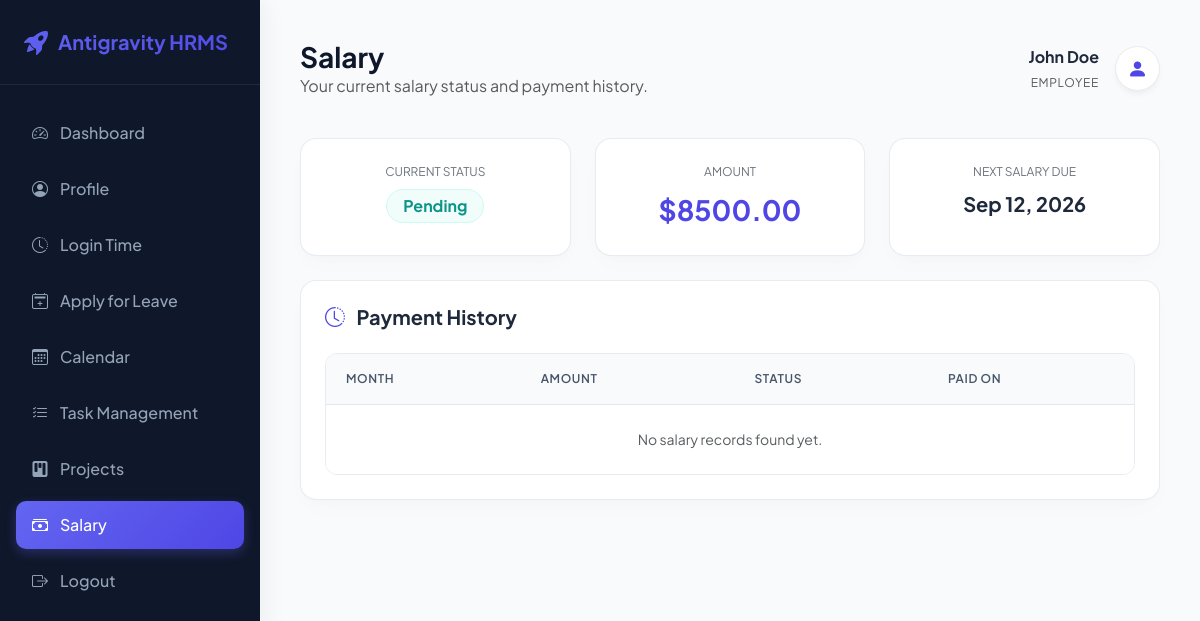
The app's page /api/salary/ (signed in) with its own data.
### core/models.py (models this page shows, shortened)
class User(AbstractUser):
    ROLE_CHOICES = [
        ('admin', 'Admin'),
        ('employee', 'Employee'),
    ]
    role = models.CharField(max_length=20, choices=ROLE_CHOICES, default='employee')
    department = models.CharField(max_length=100, blank=True, null=True)
    designation = models.CharField(max_length=100, blank=True, null=True)
    joining_date = models.DateField(blank=True, null=True)
    salary_amount = models.DecimalField(max_digits=10, decimal_places=2, default=0.00)
    phone_number = models.CharField(max_length=20, blank=True, null=True)
    address = models.TextField(blank=True, null=True)
    def get_next_salary_due_date(self, reference_date=None):
        if not self.joining_date:
            return None
        if reference_date is None:
            reference_date = timezone.localdate()
        joining_day = self.joining_date.day
        candidate_year = reference_date.year
        candidate_month = reference_date.month
        max_days = calendar.monthrange(candidate_year, candidate_month)[1]
        due_day = min(joining_day, max_days)
        candidate_due = datetime.date(candidate_year, candidate_month, due_day)
        if candidate_due >= reference_date:
            return candidate_due
        if candidate_month == 12:
            next_month = 1
            next_year = candidate_year + 1
        else:
            next_month = candidate_month + 1
            next_year = candidate_year
        max_days_next = calendar.monthrange(next_year, next_month)[1]
        due_day_next = min(joining_day, max_days_next)
        return datetime.date(next_year, next_month, due_day_next)

### core/views.py (the view)
# urls.py: path('salary/', EmployeeSalaryView.as_view(), name='employee_salary'),
class EmployeeSalaryView(EmployeeRoleRequiredMixin, TemplateView):
    template_name = 'core/salary.html'
    def get_context_data(self, **kwargs):
        context = super().get_context_data(**kwargs)
        user = self.request.user
        today = timezone.localdate()
        current_salary = Salary.objects.filter(
            employee=user,
            month=today.month,
            year=today.year
        ).first()
        if current_salary:
            current_status = current_salary.status.title()
            current_amount = current_salary.amount
        else:
            current_status = "Pending"
            current_amount = user.salary_amount
        next_salary_date = user.get_next_salary_due_date()
        salary_history = Salary.objects.filter(employee=user).order_by('-year', '-month')
        context.update({
            'current_status': current_status,
            'current_amount': current_amount,
            'next_salary_date': next_salary_date,
            'salary_history': salary_history,
        })
        return context

### core/permissions.py (called while the page is built)
    def test_func(self):
        return (
            self.request.user.is_authenticated
            and getattr(self.request.user, 'role', None) == 'employee'
        )

### core/templates/core/salary.html (shortened to what this page needs)
{% extends 'admin_dashboard/base.html' %}
{% block active_salary %}active{% endblock %}
{% block header_content %}
<h1>Salary</h1>
<p class="text-muted mb-0">Your current salary status and payment history.</p>
{% endblock %}
{% block content %}
<div class="row g-4 mb-4">
    <div class="col-md-4">
        <div class="glass-card h-100 text-center">
            <div class="text-secondary small text-uppercase mb-2" style="font-size: 0.75rem;">Current Status</div>
            <span class="badge badge-{{ current_status|lower }} rounded-pill px-3 py-2 fs-6">{{ current_status }}</span>
        </div>
    </div>
    <div class="col-md-4">
        <div class="glass-card h-100 text-center">
            <div class="text-secondary small text-uppercase mb-2" style="font-size: 0.75rem;">Amount</div>
            <div class="fs-3 fw-bold text-indigo">${{ current_amount|floatformat:2 }}</div>
        </div>
    </div>
    <div class="col-md-4">
        <div class="glass-card h-100 text-center">
            <div class="text-secondary small text-uppercase mb-2" style="font-size: 0.75rem;">Next Salary Due</div>
            <div class="fs-5 fw-bold">{{ next_salary_date|date:"M d, Y"|default:"Not Configured" }}</div>
        </div>
    </div>
</div>
<div class="glass-card">
    <h5 class="fw-bold mb-4"><i class="bi bi-clock-history text-indigo me-2"></i> Payment History</h5>
    <div class="table-responsive">
        <table class="table table-hover align-middle">
            <thead class="table-light text-uppercase" style="font-size: 0.7rem;">
                <tr>
                    <th>Month</th>
                    <th>Amount</th>
                    <th>Status</th>
                    <th>Paid On</th>
                </tr>
            </thead>
            <tbody>
                {% if salary_history %}
                    {% for salary in salary_history %}
                        <tr>
                            <td class="fw-semibold">{{ salary.year }} / {{ salary.month|stringformat:"02d" }}</td>
                            <td>${{ salary.amount|floatformat:2 }}</td>
                            <td>
                                <span class="badge badge-{{ salary.status }} rounded-pill px-2 py-1" style="font-size: 0.7rem;">
                                    {{ salary.get_status_display }}
                                </span>
                            </td>
                            <td>{{ salary.paid_date|date:"M d, Y"|default:"-" }}</td>
                        </tr>
                    {% endfor %}
                {% else %}
                    <tr>
                        <td colspan="4" class="text-center text-muted small py-4">No salary records found yet.</td>
                    </tr>
                {% endif %}
            </tbody>
        </table>
    </div>
</div>
{% endblock %}

### admin_dashboard/templates/admin_dashboard/base.html (shortened to what this page needs)
<!DOCTYPE html>
<html lang="en">
<head>
    <link href="https://cdn.jsdelivr.net/npm/bootstrap@5.3.2/dist/css/bootstrap.min.css" rel="stylesheet">
    <link href="https://cdn.jsdelivr.net/npm/bootstrap-icons@1.11.1/font/bootstrap-icons.css" rel="stylesheet">
</head>
<body>
    <div class="sidebar">
        <div class="brand">
            <i class="bi bi-rocket-takeoff-fill fs-4"></i>
            <span>Antigravity HRMS</span>
        </div>
        <ul class="sidebar-menu">
            {% if request.user.role == 'admin' %}
            <li class="{% block active_employees %}{% endblock %}">
                <a href="{% url 'employee_list' %}">
                    <i class="bi bi-people-fill"></i>
                    <span>Employees</span>
                </a>
            </li>
            <li class="{% block active_leaves %}{% endblock %}">
                <a href="{% url 'leave_approvals' %}">
                    <i class="bi bi-calendar-check-fill"></i>
                    <span>Leave Approvals</span>
                </a>
            </li>
            {% else %}
            <li class="{% block active_dashboard %}{% endblock %}">
                <a href="{% url 'employee_dashboard' %}">
                    <i class="bi bi-speedometer2"></i>
                    <span>Dashboard</span>
                </a>
            </li>
            <li class="{% block active_profile %}{% endblock %}">
                <a href="{% url 'employee_profile' %}">
                    <i class="bi bi-person-circle"></i>
                    <span>Profile</span>
                </a>
            </li>
            <li class="{% block active_attendance %}{% endblock %}">
                <a href="{% url 'employee_attendance' %}">
                    <i class="bi bi-clock-history"></i>
                    <span>Login Time</span>
                </a>
            </li>
            <li class="{% block active_apply_leave %}{% endblock %}">
                <a href="{% url 'employee_leaves' %}">
                    <i class="bi bi-calendar2-plus"></i>
                    <span>Apply for Leave</span>
                </a>
            </li>
            <li class="{% block active_calendar %}{% endblock %}">
                <a href="{% url 'employee_calendar' %}">
                    <i class="bi bi-calendar3"></i>
                    <span>Calendar</span>
                </a>
            </li>
            <li class="{% block active_worklogs %}{% endblock %}">
                <a href="{% url 'employee_work_logs' %}">
                    <i class="bi bi-list-check"></i>
                    <span>Task Management</span>
                </a>
            </li>
            <li class="{% block active_projects %}{% endblock %}">
                <a href="{% url 'employee_projects' %}">
                    <i class="bi bi-kanban-fill"></i>
                    <span>Projects</span>
                </a>
            </li>
            <li class="{% block active_salary %}{% endblock %}">
                <a href="{% url 'employee_salary' %}">
                    <i class="bi bi-cash-stack"></i>
                    <span>Salary</span>
                </a>
            </li>
            {% endif %}
            <li>
                <a href="{% url 'admin_logout' %}">
                    <i class="bi bi-box-arrow-right"></i>
                    <span>Logout</span>
                </a>
            </li>
        </ul>
    </div>
    <div class="main-content">
        <div class="top-header">
            <div>
                {% block header_content %}{% endblock %}
            </div>
            <div class="d-flex align-items-center gap-3">
                <div class="text-end d-none d-md-block">
                    <div class="fw-bold">{{ request.user.get_full_name|default:request.user.username }}</div>
                    <small class="text-muted text-uppercase" style="font-size: 0.75rem; letter-spacing: 0.05em;">{{ request.user.role }}</small>
                </div>
                <div class="bg-white border border-light-subtle rounded-circle d-flex align-items-center justify-content-center" style="width: 45px; height: 45px; box-shadow: 0 4px 6px -1px rgba(0,0,0,0.05)">
                    <i class="bi bi-person-fill fs-5 text-indigo"></i>
                </div>
            </div>
        </div>
        {% block content %}{% endblock %}
    </div>
</body>
</html>

### admin_dashboard/templates/admin_dashboard/base.html (style rules this page uses)
:root { --primary-gradient: linear-gradient(135deg, #6366f1 0%, #4f46e5 100%); --sidebar-bg: #0f172a; --sidebar-hover: #1e293b; --sidebar-active: #4f46e5; --bg-light: #f8fafc; --card-border: rgba(226, 232, 240, 0.8); --font-family: 'Plus Jakarta Sans', -apple-system, BlinkMacSystemFont, "Segoe UI", Roboto, sans-serif; }
body { font-family: var(--font-family); background-color: var(--bg-light); color: #1e293b; overflow-x: hidden; }
.sidebar { background-color: var(--sidebar-bg); min-height: 100vh; color: #94a3b8; box-shadow: 4px 0 24px rgba(0, 0, 0, 0.05); transition: all 0.3s ease; position: fixed; width: 260px; z-index: 100; }
.sidebar .brand { padding: 24px; font-size: 1.25rem; font-weight: 700; color: #ffffff; display: flex; align-items: center; gap: 10px; border-bottom: 1px solid #1e293b; background: var(--primary-gradient); -webkit-background-clip: text; -webkit-text-fill-color: transparent; }
.sidebar-menu { padding: 20px 0; list-style: none; margin: 0; }
.sidebar-menu li { padding: 4px 16px; }
.sidebar-menu a { color: #94a3b8; text-decoration: none; display: flex; align-items: center; gap: 12px; padding: 12px 16px; border-radius: 10px; font-weight: 500; transition: all 0.2s ease; }
.sidebar-menu li.active a { color: #ffffff; background: var(--primary-gradient); box-shadow: 0 4px 12px rgba(99, 102, 241, 0.3); }
.main-content { margin-left: 260px; padding: 40px; min-height: 100vh; transition: all 0.3s ease; }
.top-header { display: flex; justify-content: space-between; align-items: center; margin-bottom: 40px; }
.top-header h1 { font-weight: 700; font-size: 1.75rem; color: #0f172a; margin: 0; }
.glass-card { background: #ffffff; border: 1px solid var(--card-border); border-radius: 16px; box-shadow: 0 10px 30px -5px rgba(0, 0, 0, 0.02), 0 5px 15px -5px rgba(0, 0, 0, 0.02); transition: transform 0.3s ease, box-shadow 0.3s ease; padding: 24px; }
.table-responsive { border-radius: 12px; overflow: hidden; border: 1px solid var(--card-border); }
.table { margin-bottom: 0; }
.table th { background-color: #f8fafc; color: #475569; font-weight: 600; text-transform: uppercase; font-size: 0.75rem; letter-spacing: 0.05em; padding: 16px 20px; border-bottom: 1px solid #e2e8f0; }
.table td { padding: 16px 20px; vertical-align: middle; font-size: 0.875rem; color: #334155; border-bottom: 1px solid #f1f5f9; }
.table tr:last-child td { border-bottom: none; }
.badge-pending { background-color: #f0fdfa; color: #0d9488; border: 1px solid #ccfbf1; }

### core/templates/core/salary.html (style rules this page uses)
.text-indigo { color: #4f46e5 !important; }

### records on screen
User: user.get_full_name "John Doe", user.role "EMPLOYEE", salary_amount "8500.00"

### other values on screen
{{ current_status }} "Pending"
{{ next_salary_date|date:"M d, Y"|default:"Not Configured" }} "Sep 12, 2026"
